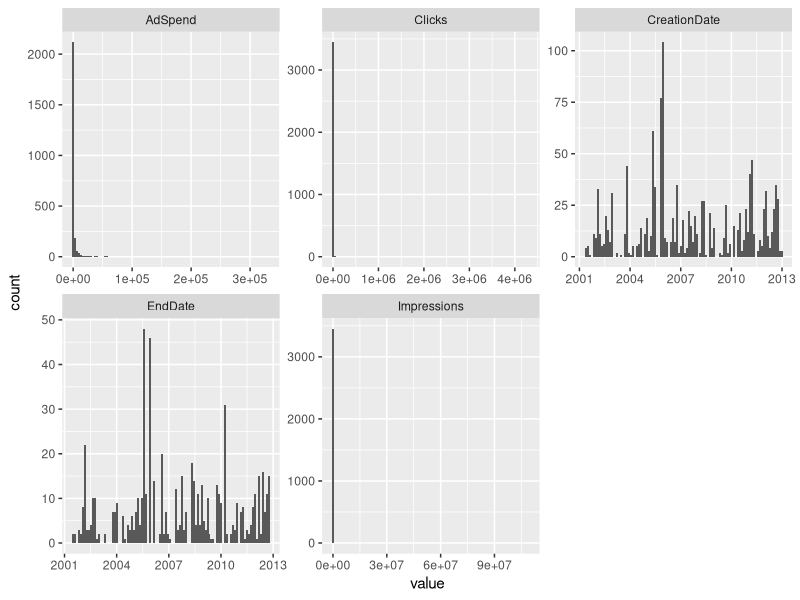
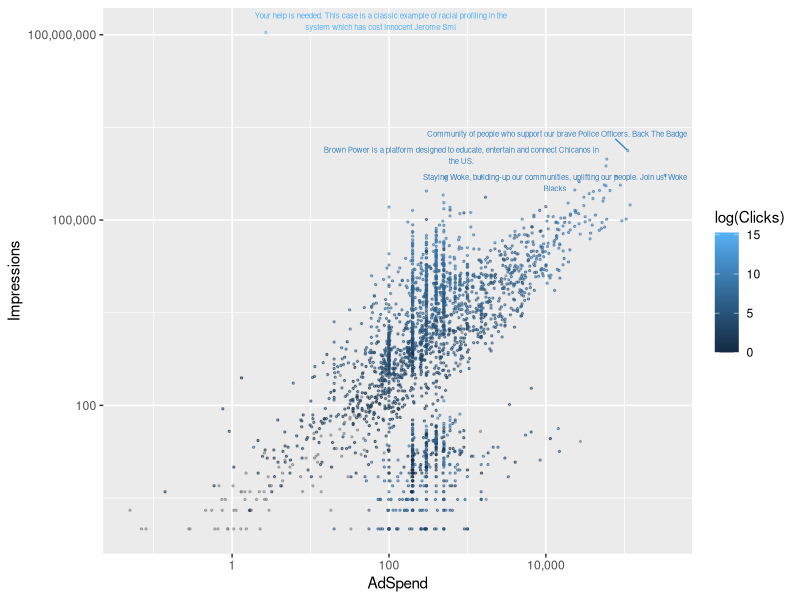

These figures' R source, in order:
## ---- chunk 1
library(tidyverse, quietly = TRUE); library(readr)
FacebookAds <- read_csv("FacebookAds.csv")

## ---- chunk 2
FacebookAds_quant <-
  FacebookAds %>%
  select(AdID, AdSpend, Impressions, Clicks, CreationDate,
         EndDate) %>%
  mutate(CreationDate = lubridate::ymd_hms(CreationDate) %>%
           lubridate::decimal_date(),
         EndDate = lubridate::ymd_hms(EndDate) %>%
           lubridate::decimal_date()) %>%
  gather(stat, value, -AdID)

ggplot(FacebookAds_quant, aes(value)) +
  geom_histogram(bins = 100) +
  facet_wrap(~stat, scales = "free")
## ---- chunk 3
FacebookAds %>%
  ggplot(aes(AdSpend, Impressions, color = log(Clicks), 
             label = str_wrap(str_sub(AdText, end = 120)))) +
  geom_point(size = 1/2, alpha = 1/2) +
  scale_x_continuous(trans = "log10", labels = scales::comma) +
  scale_y_continuous(trans = "log10", labels = scales::comma) +
  ggrepel::geom_text_repel(data = FacebookAds %>% top_n(5, Impressions), size = 2)

